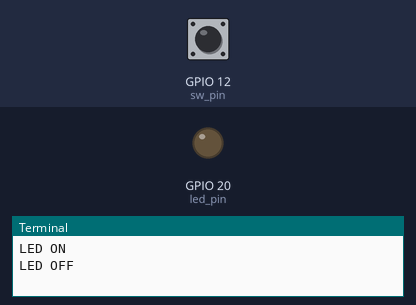
A program run on a simulated Raspberry Pi (BCM pin numbers). Parts: output pins drawn as LEDs (lit = HIGH), the last lines printed to the terminal. Dashed ring = blinking. Inputs (shaded band) come from the test bench; at power-on: GPIO 12 (sw_pin) HIGH.

Above: at 0.6 s.
At 1.2 s:
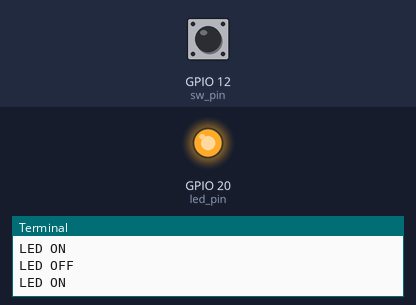
1.3 s: GPIO 12 (sw_pin) pulled LOW for 3.2 s
At 4.9 s:
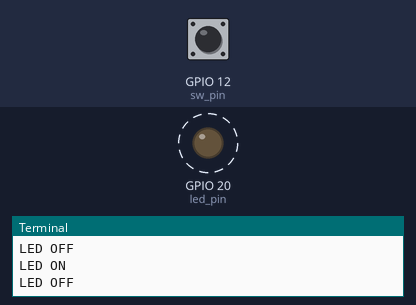
Timing chart, 0 to 12.0 s (numbered marks = the images above; inputs shaded):
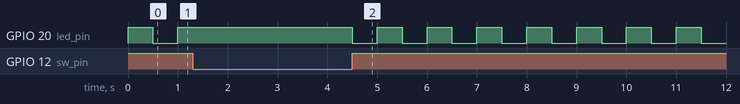

The program:

LedStudy.py
```python
import wiringpi as pi
import time

# GPIO mode
GPIO_IN = 0
GPIO_OUT = 1

# status
ON = 1
OFF = 0

# GPIO setting
led_pin = 20
sw_pin = 12

pi.wiringPiSetupGpio()
pi.pinMode(led_pin, GPIO_OUT)
pi.pinMode(sw_pin, GPIO_IN)

# Lighting up:ON, Lighting off:OFF
led_status = OFF
pi.digitalWrite(led_pin, OFF)

try:
    while(True):
        if (pi.digitalRead(sw_pin) == ON):
            if (led_status == ON):
                pi.digitalWrite(led_pin, OFF)
                led_status = OFF
                print("LED OFF")
            else:
                pi.digitalWrite(led_pin, ON)
                led_status = ON
                print("LED ON")
        time.sleep(0.5)

except KeyboardInterrupt:
	pass
```
